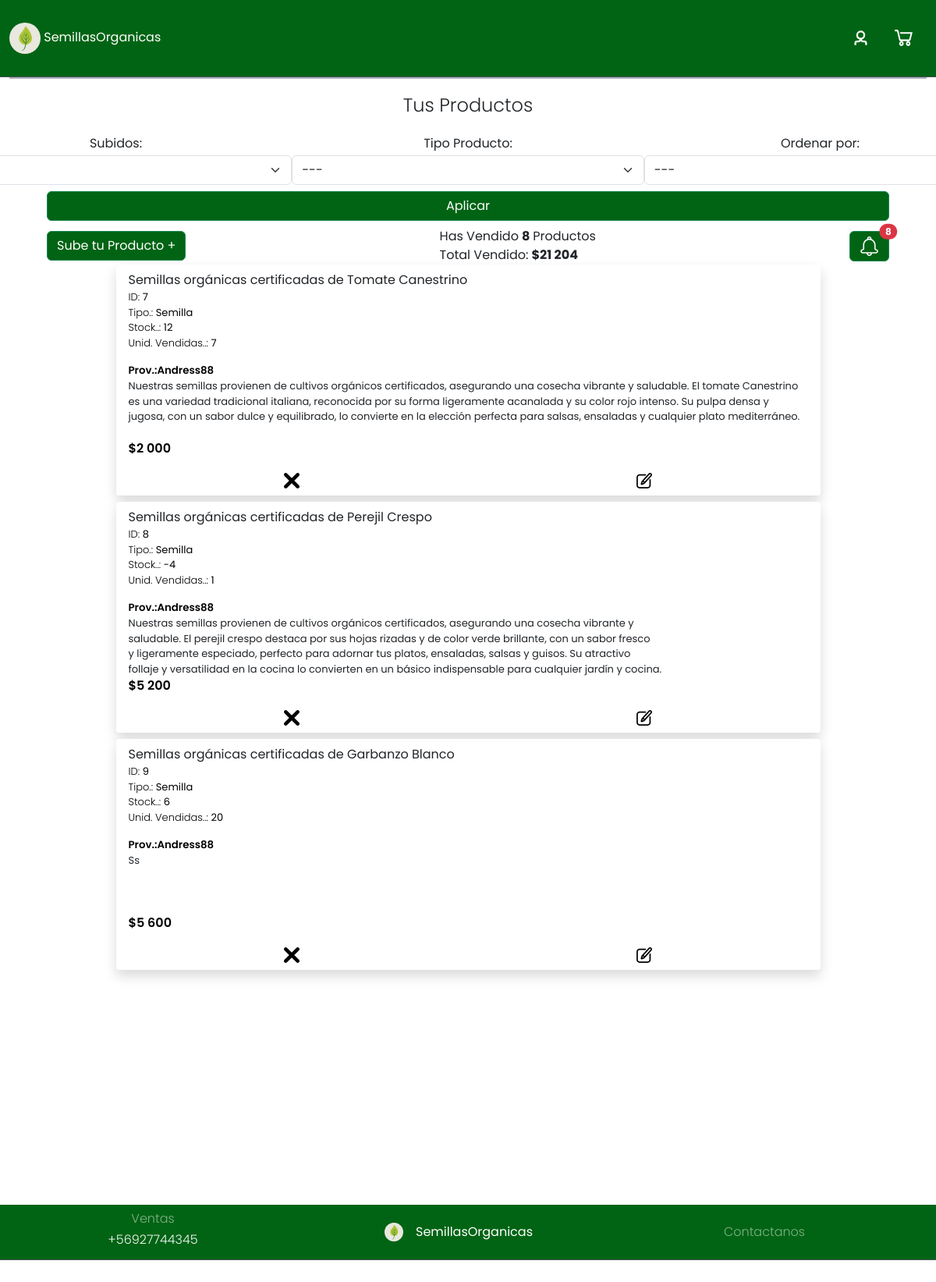
Before: /gestion/producto (signed in) with the older database file.
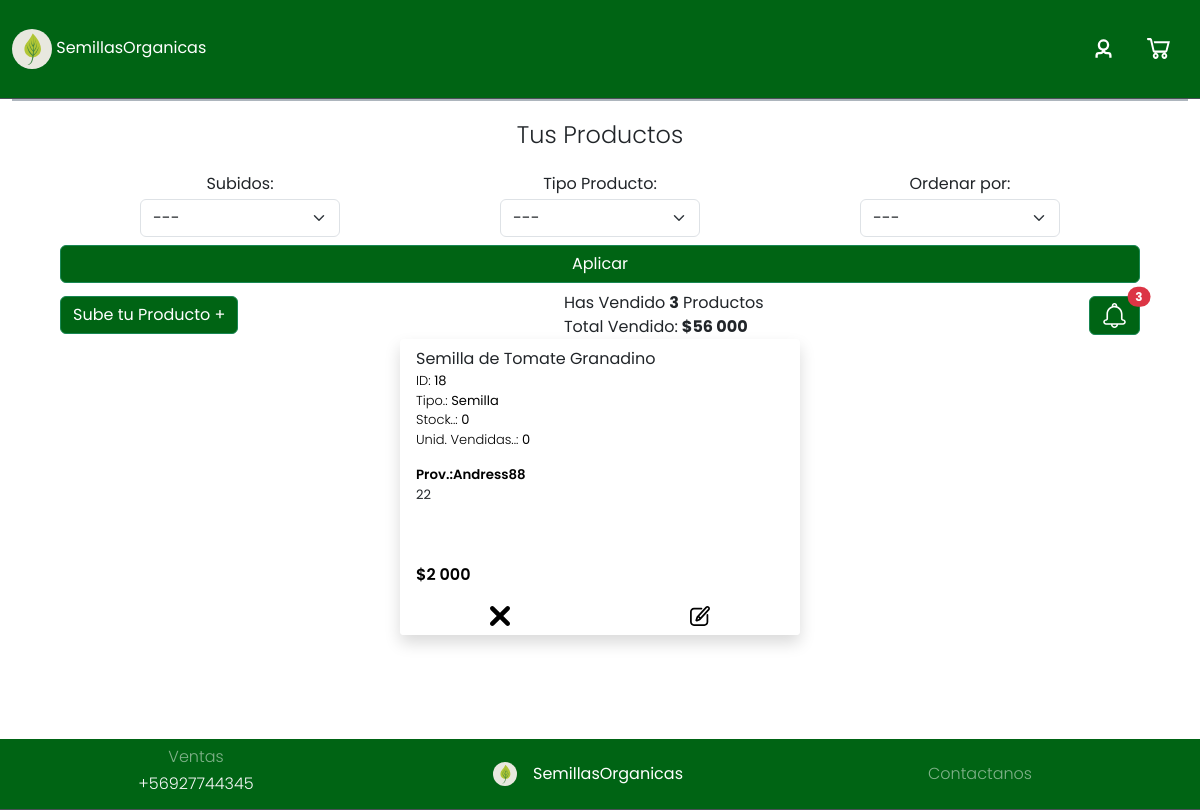
After: the same page with the newer database file.
### core/models.py (models this page shows, shortened)
class Producto(models.Model):
    TIPO_CHOICES = [
        ('semilla', 'Semilla'),
        ('insumo', 'Insumo'),
    ]
    id = models.AutoField(primary_key=True)
    tipo = models.CharField(max_length=10, choices=TIPO_CHOICES)  # Define si es semilla o insumo
    stock = models.IntegerField()
    nombre = models.CharField(max_length=80)
    descripcion = models.CharField(max_length=250)
    precio = models.IntegerField()
    proveedor = models.ForeignKey(to=Usuario, on_delete=models.CASCADE)
    origen = models.ForeignKey(to=tipoOrigen, on_delete=models.CASCADE)
    cantidad = models.CharField(max_length=50)
    imagenUrl = models.CharField(max_length=1000, default='')
    fechasubida = models.DateField(default=datetime.now)
    tipoSemilla = models.ForeignKey(to=TipoSemilla, null=True, blank=True, on_delete=models.CASCADE)
    tipoInsumo = models.ForeignKey(to=TipoInsumo, null=True, blank=True, on_delete=models.CASCADE)
    cantidadVentas = models.IntegerField(default=0)
    inventario = models.BooleanField(default=False)

class Usuario(models.Model):
    usuario = models.OneToOneField(User, on_delete=models.CASCADE, related_name='perfil')
    tipo_usuario = models.ForeignKey(TipoUsuario, on_delete=models.CASCADE, related_name='usuarios', default=1)
    def __str__(self):
        return self.usuario.username

### core/views.py (the view, shortened to what this page needs)
# urls.py: path("gestion/producto", GestProducto, name="GestProducto"),
def GestProducto(request):
    usuario = Usuario.objects.get(usuario=request.user)
    ventasUsuario = DetalleVenta.objects.filter(venta__proveedor=usuario)
    print(ventasUsuario)
    productos = Producto.objects.filter(proveedor=usuario)
    ventas = 0
    cantidadVentas = ventasUsuario.count()
    for p in ventasUsuario:
        ventas += p.cantidad * p.precio
    tiposSemillas = TipoSemilla.objects.all()
    tiposInsumo = TipoInsumo.objects.all()
    tiposOrigen = tipoOrigen.objects.all()
    fecha_subida = request.GET.get('fecha_subida', '-')
    tipo_producto = request.GET.get('tipo', '-')
    ordenar = request.GET.get('ordenar', '-')
    if fecha_subida == 'dia':
        productos = productos.filter(fechasubida=timezone.now().date())  # Comparación directa
    elif fecha_subida == 'mes':
        productos = productos.filter(fechasubida__month=timezone.now().month)
    elif fecha_subida == 'ano':
        productos = productos.filter(fechasubida__year=timezone.now().year)
    if tipo_producto == 'semilla':
        productos = productos.filter(tipo='semilla')
    elif tipo_producto == 'insumo':
        productos = productos.filter(tipo='insumo')
    if ordenar == 'precio_desc':
        productos = productos.order_by('-precio')
    elif ordenar == 'precio_asc':
        productos = productos.order_by('precio')
    elif ordenar == 'vendidos_desc':
        productos = productos.order_by('-vendidos')
    elif ordenar == 'vendidos_asc':
        productos = productos.order_by('vendidos')
    tiposSemillas = TipoSemilla.objects.all()
    tiposInsumo = TipoInsumo.objects.all()
    tiposOrigen = tipoOrigen.objects.all()
    return render(request, "gestionProductos.html", {
        'productos': productos,
        'semillas': tiposSemillas,
        'insumos': tiposInsumo,
        'origenes': tiposOrigen,"ventas":ventas,"cantidadVentas":cantidadVentas,
        'ventasUsuario': ventasUsuario
    })

### core/models.py (called while the page is built)
    def __str__(self):
        return self.producto.nombre

### core/templates/gestionProductos.html (shortened to what the changed rows need)
{% extends 'plantilla.html' %}
{% load static %}
{% load humanize %}
{% block links %}
<link rel="stylesheet" href="{% static 'css/gestProducto.css' %}" />
{% endblock %}
{% block content %}
<div class="d-flex justify-content-between container-fluid w-100 flex-column">
  <div id="GestProductos" class="w-100">
    <div class="d-flex flex-column justify-content-center align-items-center w-100 px-5">
      <div class="d-flex flex-column flex-md-row gap-3 gap-md-0 w-100 justify-content-between align-items-center">
        <div>
          <div class="d-flex gap-1">
            <span>Has Vendido</span><span class="fw-bold">{{cantidadVentas}}</span><span>Productos</span>
          </div>
          <div class="d-flex gap-1">
            <span>Total Vendido:</span><span class="fw-bold">${{ventas|intcomma}}</span>
          </div>
        </div>
        <div>
          <a class="nav-link d-flex gap-2 justify-content-center align-items-center" data-bs-toggle="offcanvas" href="#offcanvasExample" role="button" aria-controls="offcanvasExample"
            style="cursor: pointer !important;">
            <button type="button" class="btn btn-success position-relative">
              <span class="position-absolute top-0 start-100 translate-middle badge rounded-pill bg-danger">
                  {% if ventasUsuario|length > 0 %}
                  {{ventasUsuario|length}}
                  {% else %}
                  0
                  {% endif %}
              </span>
            </button>
          </a>
        </div>
      </div>
    </div>
  </div>
  <div id="cards" class="d-flex justify-content-center gap-3 gap-md-2 justify-items-center flex-wrap w-100">
    {% for p in productos %}
    <div id="title_card1" class="card rounded-1 border-0 shadow">
      <div class="card-body border-black py-2 w-100 border-bottom-0">
        <div class="d-flex justify-content-between flex-column w-100">
          <div class="d-flex justify-content-between align-items-center">
            <span>{{p.nombre}}</span>
            <a href="{% url 'detalle' p.id %}" class="w-25" id="imgProducto">
            </a>
          </div>
          <div>
            <div class="text-black fw-light" id="idCard">
              <div>
                ID: <span class="fw-bolder">{{p.id}}</span>
              </div>
              <div class="text-capitalize">
                Tipo.: <span class="fw-bolder">{{p.tipo}}</span>
              </div>
              <div>
                Stock..: <span class="fw-bolder">{{p.stock}}</span>
              </div>
              <div>
                Unid. Vendidas..: <span class="fw-bolder">{{p.cantidadVentas}}</span>
              </div>
            </div>
          </div>
        </div>
      </div>
      <div class="card-footer px-0 border-top-0 bg-body w-100">
        <div class="d-flex w-100 justify-content-between px-3">
          <div class="text-black fw-semibold" id="cardMarca">Prov.:{{p.proveedor}}</div>
        </div>
        <div class="px-3 w-100" id="cardDesc">{{p.descripcion}}</div>
        <div class="d-flex px-3 w-100 justify-content-start align-items-start flex-column">
          <span class="text-black fs-6 fw-semibold">${{p.precio|intcomma}}</span>
        </div>
      </div>
      <div id="carritobtn2" class="d-flex justify-content-center align-items-center w-100">
        <a href="{% url 'eliminarProducto' p.id %}"
          class="rounded-bottom-1 flex-fill text-decoration-none bg-body text-body text-center py-2" id="AddToCarro">
        </a>
        <a type="button" data-bs-toggle="modal" data-bs-target="#modificarProducto"
          class="rounded-bottom-1 flex-fill text-decoration-none bg-body text-body text-center py-2" id="AddToCarro"
          data-id="{{ p.id }}" data-nombre="{{ p.nombre }}" data-tipo="{{ p.tipo }}" data-stock="{{ p.stock }}"
          data-cantidad-ventas="{{ p.cantidadVentas }}" data-proveedor="{{ p.proveedor }}"
          data-descripcion="{{ p.descripcion }}" data-precio="{{ p.precio }}"
          {% if request.path == '/gestion/admin' %}
              data-pagina="adminConfig"
              {% else %}
              data-pagina="GestProducto"
              {% endif %}>
        </a>
      </div>
    </div>
    {% endfor %}
  </div>
</div>
{% endblock %}

Changed rows visible on the page:
removed Producto: nombre "Semillas orgánicas certificadas de Tomate Canestrino", id "7", tipo "Semilla", stock "12", cantidadVentas "7", proveedor "Andress88", descripcion "Nuestras semillas provienen de cultivos orgánicos certificados, asegurando una cosecha vibrante y saludable. El tomate Canestrino es una variedad tradicional italiana, reconocida por su forma ligeramente acanalada y su color rojo intenso. Su pulpa densa y jugosa, con un sabor dulce y equilibrado, lo convierte en la elección perfecta para salsas, ensaladas y cualquier plato mediterráneo.", precio "2 000"
removed Producto: nombre "Semillas orgánicas certificadas de Perejil Crespo", id "8", tipo "Semilla", stock "-4", cantidadVentas "1", proveedor "Andress88", descripcion "Nuestras semillas provienen de cultivos orgánicos certificados, asegurando una cosecha vibrante y saludable. El perejil crespo destaca por sus hojas rizadas y de color verde brillante, con un sabor fresco y ligeramente especiado, perfecto para adornar tus platos, ensaladas, salsas y guisos. Su atractivo follaje y versatilidad en la cocina lo convierten en un básico indispensable para cualquier jardín y cocina.", precio "5 200"
removed Producto: nombre "Semillas orgánicas certificadas de Garbanzo Blanco", id "9", tipo "Semilla", stock "6", cantidadVentas "20", proveedor "Andress88", descripcion "Ss", precio "5 600"
added Producto: nombre "Semilla de Tomate Granadino", id "18", tipo "Semilla", stock "0", cantidadVentas "0", proveedor "Andress88", descripcion "22", precio "2 000"
Other visible differences:
{{ cantidadVentas }}: "8" → "3"
{{ ventas|intcomma }}: "21 204" → "56 000"
{{ ventasUsuario|length }}: "8" → "3"
